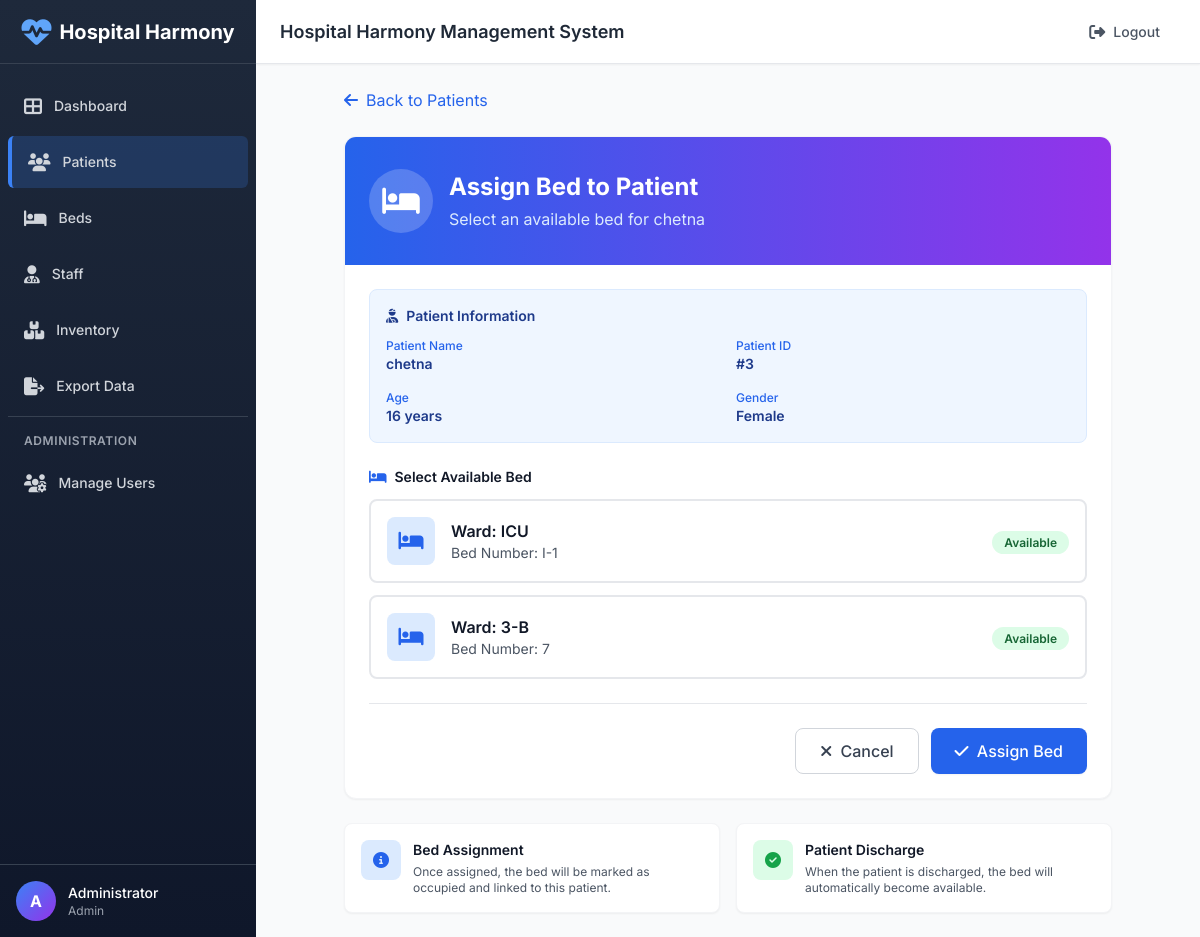
The page /patients/assign/3 (signed in) on the database its author committed.
### tables this page shows
CREATE TABLE patients (
    id INTEGER PRIMARY KEY AUTOINCREMENT,
    name TEXT NOT NULL,
    age INTEGER,
    gender TEXT,
    admission_reason TEXT,
    bed_id INTEGER, status TEXT DEFAULT 'Stable',
    FOREIGN KEY(bed_id) REFERENCES beds(id)
);

CREATE TABLE beds (
    id INTEGER PRIMARY KEY AUTOINCREMENT,
    ward TEXT NOT NULL,
    bed_number TEXT NOT NULL,
    status TEXT NOT NULL DEFAULT 'available'
);

### app.py (the view)
@app.route('/patients/assign/<int:pid>')
@login_required
@role_required('patients')
def assign_bed(pid):
    db = get_db(); cur = db.cursor()
    cur.execute("SELECT * FROM beds WHERE status='available'")
    beds = cur.fetchall()
    cur.execute('SELECT * FROM patients WHERE id=?', (pid,))
    patient = cur.fetchone()
    return render_template('assign_bed.html', patient=patient, beds=beds)

### app.py (called while the page is built)
def login_required(f):
    @wraps(f)
    def wrapped(*args, **kwargs):
        if 'user_id' not in session:
            flash('Please login to access this page', 'danger')
            return redirect(url_for('login'))
        return f(*args, **kwargs)
    return wrapped

def role_required(*allowed_permissions):
    def decorator(f):
        @wraps(f)
        def wrapped(*args, **kwargs):
            if 'user_id' not in session:
                flash('Please login to access this page', 'danger')
                return redirect(url_for('login'))
            user_role = session.get('role')
            user_permissions = ROLE_PERMISSIONS.get(user_role, [])
            if not any(perm in user_permissions for perm in allowed_permissions):
                flash('You do not have permission to access this page', 'danger')
                return redirect(url_for('index'))
            return f(*args, **kwargs)
        return wrapped
    return decorator

@app.context_processor
def inject_permissions():
    if 'role' in session:
        return {
            'user_permissions': ROLE_PERMISSIONS.get(session['role'], []),
            'user_role': session.get('role'),
            'user_name': session.get('full_name')
        }
    return {'user_permissions': [], 'user_role': None, 'user_name': None}

### database.py (called while the page is built)
def get_db():
    global _conn
    if _conn is None:
        _conn = sqlite3.connect(DB_PATH, check_same_thread=False)
        _conn.row_factory = sqlite3.Row
    return _conn

### templates/assign_bed.html (shortened to what this page needs)
{% extends "layout.html" %}
{% block content %}
<div class="max-w-3xl mx-auto">
    <a href="/patients" class="inline-flex items-center text-blue-600 hover:text-blue-800 mb-6 transition">
        <i class="fas fa-arrow-left mr-2"></i>
        Back to Patients
    </a>
    <div class="bg-white rounded-xl shadow-sm border border-gray-100 overflow-hidden">
        <div class="bg-gradient-to-r from-blue-600 to-purple-600 px-6 py-8 text-white">
            <div class="flex items-center">
                <div class="w-16 h-16 bg-white bg-opacity-20 rounded-full flex items-center justify-center mr-4">
                    <i class="fas fa-bed text-3xl"></i>
                </div>
                <div>
                    <h1 class="text-2xl font-bold">Assign Bed to Patient</h1>
                    <p class="text-blue-100 mt-1">Select an available bed for {{ patient['name'] }}</p>
                </div>
            </div>
        </div>
        <div class="p-6">
            <div class="bg-blue-50 rounded-lg p-4 mb-6 border border-blue-100">
                <h3 class="text-sm font-semibold text-blue-900 mb-3 flex items-center">
                    <i class="fas fa-user-injured mr-2"></i>
                    Patient Information
                </h3>
                <div class="grid grid-cols-2 gap-4">
                    <div>
                        <p class="text-xs text-blue-600 font-medium">Patient Name</p>
                        <p class="text-sm font-semibold text-blue-900">{{ patient['name'] }}</p>
                    </div>
                    <div>
                        <p class="text-xs text-blue-600 font-medium">Patient ID</p>
                        <p class="text-sm font-semibold text-blue-900">#{{ patient['id'] }}</p>
                    </div>
                    {% if patient['age'] %}
                    <div>
                        <p class="text-xs text-blue-600 font-medium">Age</p>
                        <p class="text-sm font-semibold text-blue-900">{{ patient['age'] }} years</p>
                    </div>
                    {% endif %}
                    {% if patient['gender'] %}
                    <div>
                        <p class="text-xs text-blue-600 font-medium">Gender</p>
                        <p class="text-sm font-semibold text-blue-900">{{ patient['gender'] }}</p>
                    </div>
                    {% endif %}
                </div>
            </div>
            <form method="POST" action="/patients/assign/save" class="space-y-6">
                <div>
                    <label class="block text-sm font-semibold text-gray-900 mb-3 flex items-center">
                        <i class="fas fa-bed mr-2 text-blue-600"></i>
                        Select Available Bed
                    </label>
                    {% if beds %}
                        <div class="space-y-3">
                            {% for b in beds %}
                            <label class="block">
                                <div class="peer-checked:border-blue-500 peer-checked:bg-blue-50 border-2 border-gray-200 rounded-lg p-4 cursor-pointer hover:border-blue-300 transition">
                                    <div class="flex items-center justify-between">
                                        <div class="flex items-center">
                                            <div class="w-12 h-12 bg-blue-100 rounded-lg flex items-center justify-center mr-4">
                                                <i class="fas fa-bed text-blue-600 text-xl"></i>
                                            </div>
                                            <div>
                                                <h4 class="font-semibold text-gray-900">Ward: {{ b['ward'] }}</h4>
                                                <p class="text-sm text-gray-600">Bed Number: {{ b['bed_number'] }}</p>
                                            </div>
                                        </div>
                                        <div class="peer-checked:hidden block">
                                            <span class="px-3 py-1 text-xs font-semibold rounded-full bg-green-100 text-green-800">
                                                Available
                                            </span>
                                        </div>
                                    </div>
                                </div>
                            </label>
                            {% endfor %}
                        </div>
                    {% endif %}
                </div>
                {% if beds %}
                <div class="flex justify-end space-x-3 pt-6 border-t border-gray-200">
                    <a href="/patients" class="px-6 py-2.5 border border-gray-300 rounded-lg text-gray-700 hover:bg-gray-50 transition font-medium">
                        <i class="fas fa-times mr-1"></i> Cancel
                    </a>
                    <button type="submit" class="px-6 py-2.5 bg-blue-600 text-white rounded-lg hover:bg-blue-700 transition font-medium shadow-sm">
                        <i class="fas fa-check mr-1"></i> Assign Bed
                    </button>
                </div>
                {% endif %}
            </form>
        </div>
    </div>
    <div class="grid grid-cols-1 md:grid-cols-2 gap-4 mt-6">
        <div class="bg-white rounded-lg shadow-sm border border-gray-100 p-4">
            <div class="flex items-start">
                <div class="w-10 h-10 bg-blue-100 rounded-lg flex items-center justify-center mr-3 flex-shrink-0">
                    <i class="fas fa-info-circle text-blue-600"></i>
                </div>
                <div>
                    <h4 class="font-semibold text-gray-900 text-sm">Bed Assignment</h4>
                    <p class="text-xs text-gray-600 mt-1">Once assigned, the bed will be marked as occupied and linked to this patient.</p>
                </div>
            </div>
        </div>
        <div class="bg-white rounded-lg shadow-sm border border-gray-100 p-4">
            <div class="flex items-start">
                <div class="w-10 h-10 bg-green-100 rounded-lg flex items-center justify-center mr-3 flex-shrink-0">
                    <i class="fas fa-check-circle text-green-600"></i>
                </div>
                <div>
                    <h4 class="font-semibold text-gray-900 text-sm">Patient Discharge</h4>
                    <p class="text-xs text-gray-600 mt-1">When the patient is discharged, the bed will automatically become available.</p>
                </div>
            </div>
        </div>
    </div>
</div>
{% endblock %}

### templates/layout.html (style rules this page uses)
* { font-family: 'Inter', sans-serif; }

### rows shown on the page
patients: name "chetna", id "3", age "16", gender "Female"
beds: ward "ICU", bed_number "I-1"
beds: ward "3-B", bed_number "7"

### other values the page prints
{{ user_name[0] if user_name else 'U' }} "A"
{{ user_name }} "Administrator"
{{ user_role }} "Admin"
